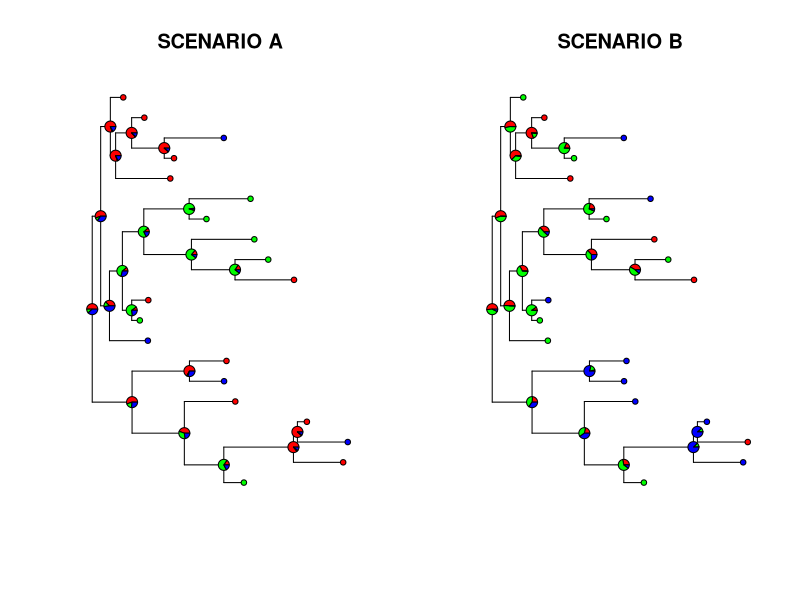

This figure's R source:
library("ape")
library("expm")

#NENTROPY
#returns the node entropies by calculating sum of the state entropies
#prob: matrix of state probabilities

nentropy <- function(prob) {

  k              <- ncol(prob)                       #number of states
  prob[prob>1/k] <- prob[prob>1/k]/(1-k) - 1/(1-k)   #state entropies
  tent           <- apply(prob,1,sum)                #node entropy
 
  #correct absolute 0/1
  tent[tent == 0] <- tent[tent == 0] + runif(1,0,1)/10000
  tent[tent == 1] <- tent[tent == 1] - runif(1,0,1)/10000

  return(tent)
}

#FUNCTION FOR BAYESIAN INFERENCES
#bayesian inferences on the node entropies 
#l0: rate parameter of the exponential prior distribution
#se: standard deviation of the proposal distribution 
#a:  alpha parameter (beta likelihood)
#b:  beta paramter (beta likelihood)
#x:  node entropies

lpalpha <- function(a,b,x,l0) {          #log posterior alpha
  N  <- length(x)
  lp <- N*(lgamma(a+b)-lgamma(a)) - a*(l0-sum(log(x)))
  return(lp)
}

lpbeta  <- function(a,b,x,l0) {          #log posterior beta
  N  <- length(x)
  lp <- N*(lgamma(a+b)-lgamma(b)) - b*(l0-sum(log(1-x)))
  return(lp)
}

mhalpha <- function(a,b,x,l0,se) {       #metropolis hastings alpha
  a0 <- a
  a1 <- exp(rnorm(1,log(a0),se))

  r  <- min(1, exp(lpalpha(a1,b,x,l0) - lpalpha(a0,b,x,l0) ) )

  while (is.na(r) == T) {
    a1 <- exp(rnorm(1,log(a0),se))
    r  <- min(1, exp(lpalpha(a1,b,x,l0) - lpalpha(a0,b,x,l0) ) )
  }

  if (runif(1) < r) {
    return(a1) 
  } else {
    return(a0)
  }
}

mhbeta  <- function(a,b,x,l0,se) {      #metropolis hastings beta
  b0 <- b
  b1 <- exp(rnorm(1,log(b0),se))

  r  <- min(1, exp(lpbeta(a,b1,x,l0) - lpbeta(a,b0,x,l0) ) )

  while (is.na(r) == T) {
    b1 <- exp(rnorm(1,log(b0),se))
    r  <- min(1, exp(lpbeta(a,b1,x,l0) - lpbeta(a,b0,x,l0) ) )
  }  

  if (runif(1) < r) {
    return(b1)
  } else {
    return(b0)
  }
}

#MCMC
#Markov chain monte carlo scheme using the conditional posteriors of alpha and beta
#alpha: initial value of alpha
#beta: initial values of beta
#x: node entropies
#sim: number of iterations
#thin: controles the number of saved iterations = sim/thin
#burn: number of iterates to burn

emcmc <- function(alpha,beta,x,l0,se,sim,thin,burn) {

  usim <- seq(burn,sim,thin)
  gibbs <- matrix(NA,ncol=2,nrow=length(usim))
  p <- 1

  for (i in 1:sim) {
    alpha <- mhalpha(alpha,beta,x,l0,se)
    beta  <- mhbeta(alpha,beta,x,l0,se)

    if (i == usim[p]) {
       gibbs[p,] <- c(alpha,beta)
       p <- p+1
    }
  }  
  return(gibbs)
}

#RATE MATRIX FOR TRAIT EVOLUTION. K=2 TO 5
ratematrix <- function(pi,rho){
  
  k <- length(pi)
  
  if (k==2){
    r <- c(pi[1]*0     ,pi[2]*rho[1],
           pi[1]*rho[1],pi[2]*0)
  }
  
  if (k==3){
    r <- c(pi[1]*0     ,pi[2]*rho[1],pi[3]*rho[2],
           pi[1]*rho[1],pi[2]*0     ,pi[3]*rho[3],
           pi[1]*rho[2],pi[2]*rho[3],pi[3]*0 )
  }
  
  if (k==4){
    r <- c(pi[1]*0     ,pi[2]*rho[1],pi[3]*rho[2],pi[4]*rho[3],
           pi[1]*rho[1],pi[2]*0     ,pi[3]*rho[4],pi[4]*rho[5],
           pi[1]*rho[2],pi[2]*rho[4],pi[3]*0     ,pi[4]*rho[6],
           pi[1]*rho[3],pi[2]*rho[5],pi[3]*rho[6],pi[4]*0 )
  }  
  
  if (k==5){
    r <- c(pi[1]*0     ,pi[2]*rho[1],pi[3]*rho[2],pi[4]*rho[3] ,pi[5]*rho[4],
           pi[1]*rho[1],pi[2]*0     ,pi[3]*rho[5],pi[4]*rho[6] ,pi[5]*rho[7],
           pi[1]*rho[2],pi[2]*rho[5],pi[3]*0     ,pi[4]*rho[8] ,pi[5]*rho[9],
           pi[1]*rho[3],pi[2]*rho[6],pi[3]*rho[8],pi[4]*0      ,pi[5]*rho[10],
           pi[1]*rho[4],pi[2]*rho[7],pi[3]*rho[9],pi[4]*rho[10],pi[5]*0)
  }
  
  R <- matrix(r,ncol=k,nrow=k) 
  diag(R) <- -rowSums(R)
  
  return(R)
}

#RTRAIT
#simulates the evolution of a trait in a given tree
# tree: metric-tree
# R: rate matrix
# nstates: number of states

rtrait <- function(tree,R,nstates) {
  
  nspecis <- length(tree$tip.label)
  
  #tree
  edge <- cbind(tree$edge,tree$edge.length)
  
  ancestral <- rep(NA,2*nspecies-1) 
  ancestral[nspecies+1] <- sample(1:nstates,1,prob=pi) 
  
  #rate change
  inode <- nspecies+1
  while (sum(is.na(ancestral)) > 0) {
    
    inode1 <-  edge[which(edge[,1]==inode)[1],2]
    inode2 <-  edge[which(edge[,1]==inode)[2],2]
    bl1 <- edge[which(edge[,1]==inode)[1],3]
    bl2 <- edge[which(edge[,1]==inode)[2],3]
    
    astate <- rep(0,nstates)
    astate[ancestral[inode]] <- 1 
    
    ancestral[inode1] <- sample(1:nstates,1,prob=astate%*%expm(R*bl1))
    ancestral[inode2] <- sample(1:nstates,1,prob=astate%*%expm(R*bl2))
    
    inode <- inode+1
  }
  return(ancestral[1:nspecies])
  
}

#DELTA
#calculate delta statistic
#trait: trait vector 
delta <- function(trait, tree,lambda0,se,sim,thin,burn) {
  
  #returns the likelihood of each trait state at each internal node
  ar <- ace(trait,tree,type="discret",method="ML",model="ARD", marginal = T)$lik.anc
  
  # deletes the complex part whenever it pops up
  if (class(ar[1,1]) == "complex"){
    ar <- Re(ar)
  }
  
  x  <- nentropy(ar) #calculates the entropy of each internal node
  mc1    <- emcmc(rexp(1),rexp(1),x,lambda0,se,sim,thin,burn)
  mc2    <- emcmc(rexp(1),rexp(1),x,lambda0,se,sim,thin,burn)
  mchain <- rbind(mc1,mc2)
  deltaA <- mean(mchain[,2]/mchain[,1])
  
  return(deltaA)
}



# Example code ------------------------------------------------------------

#SOME PARAMETERS... 
lambda0 <- 0.1   #rate parameter of the proposal 
se      <- 0.5   #standard deviation of the proposal
sim     <- 10000 #number of iterations
thin    <- 10    #we kept only each 10th iterate 
burn    <- 100   #100 iterates are burned-in

#RANDOM TREE: 
#same for both examples, only the trait vector varies.
set.seed(25)
ns   <- 20        #20 species
tree <- rtree(ns)

##########
# CASE A # : with phylogenetic signal
##########
trait <- c(2,1,3,1,1,3,1,3,2,1,1,2,2,2,2,1,1,3,1,1)

#CALCULATE DELTA A
deltaA <- delta(trait,tree,lambda0,se,sim,thin,burn)
print(deltaA)

#DRAW THE TREE...
par(mfrow=c(1,2))
tree$tip.label <- rep("",ns)
plot(tree,main="SCENARIO A")
ar <- ace(trait,tree,type="discret",method="ML",model="ARD")$lik.anc
nodelabels(pie = ar, cex = 1,frame="n") 
mtrait <- matrix(0,ncol=3,nrow=ns)
for ( i in 1:ns) {
  mtrait[i,trait[i]] <- 1
}
tiplabels(pie=mtrait,cex=0.5)



##########
# CASE B # : no phylogenetic signal
##########
trait <- c(2,3,1,3,3,3,3,2,2,3,1,2,1,2,3,1,2,3,1,2) 

#CALCULATE DELTA B
deltaB <-  delta(trait,tree,lambda0,se,sim,thin,burn)
print(deltaB)

#DRAW THE TREE...
ar <- ace(trait,tree,type="discret",method="ML",model="ARD")$lik.anc
plot(tree,main="SCENARIO B")
nodelabels(pie = Re(ar), cex = 1) 
mtrait <- matrix(0,ncol=3,nrow=ns)
for ( i in 1:ns) {  mtrait[i,trait[i]] <- 1 }
tiplabels(pie=mtrait,cex=0.5)


# in scenario A the nodes are informative (ie the reconstruction is more definite)
# therefore there is low entropy and high phylogenetic signal. DeltaA = 1.3
# in scenario B the nodes are uninformative and therefore the entropy is high and signal low
# DeltaB = 1.00
